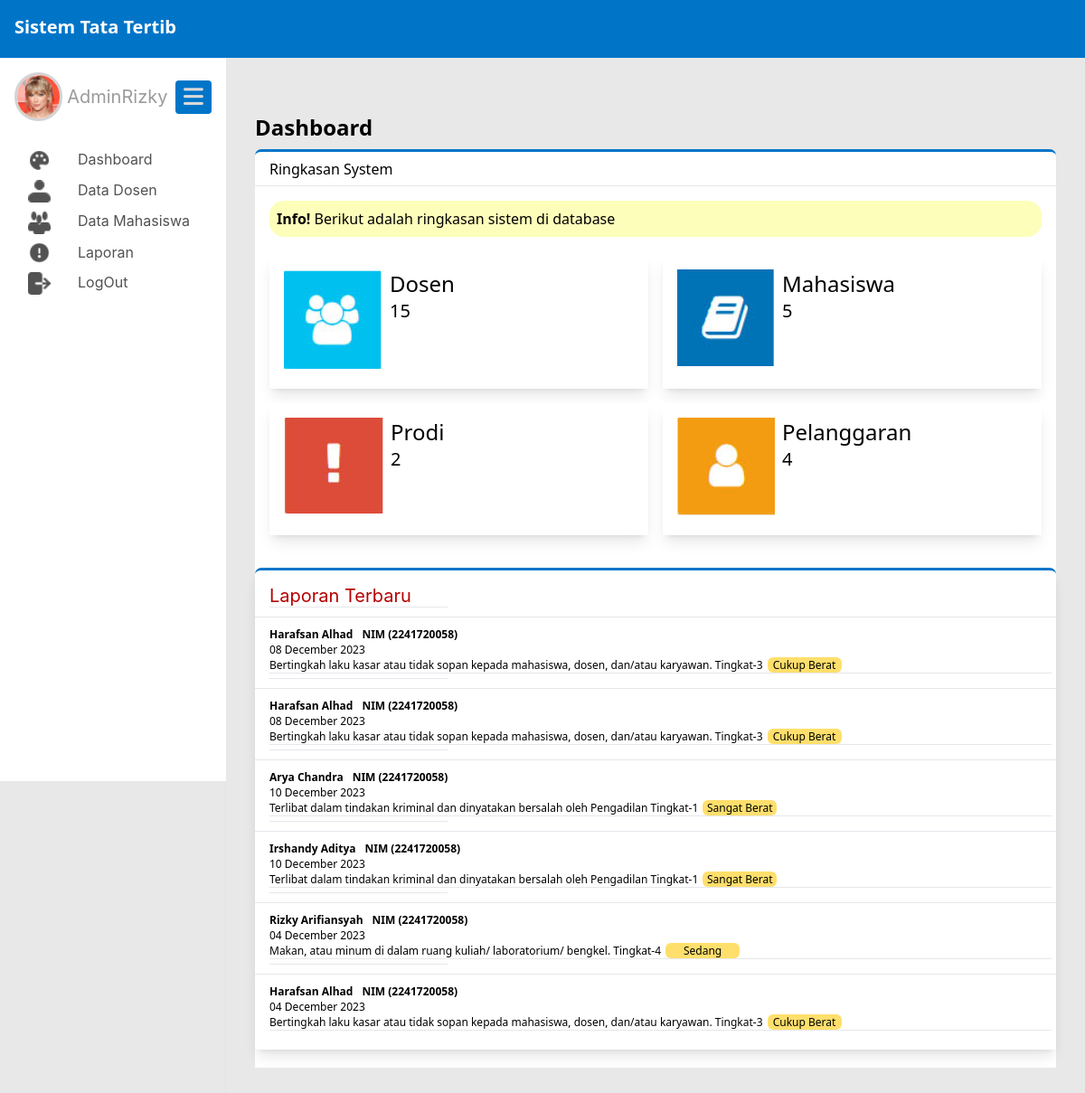
/public/admin (signed in), run on the app's committed database.
### tables this page shows
CREATE TABLE `mahasiswa` (
  `nim` varchar(20) NOT NULL,
  `prodi_id` int(11) NOT NULL,
  `nama` varchar(50) NOT NULL,
  `TTL` varchar(50) NOT NULL,
  `jenis_kelamin` enum('L','P') NOT NULL,
  `alamat` varchar(100) NOT NULL,
  `email` varchar(50) NOT NULL,
  `no_phone` varchar(11) NOT NULL,
  `phone_ortu` varchar(20) NOT NULL,
  `jumlah_pelanggaran` int(11) NOT NULL,
  `mahasiswa_img` varchar(200) NOT NULL,
  `user_id` int(11) NOT NULL
);

CREATE TABLE `pelanggaran` (
  `pelanggaran_id` int(11) NOT NULL,
  `pelanggaran` varchar(200) NOT NULL,
  `tingkat` int(11) NOT NULL,
  `sanksi_pelanggaran` varchar(500) NOT NULL
);

### app/core/Controller.php (called while the page is built, shortened)
<?php
class Controller{
    public function view($view, $data = []){
        require_once '../app/views/' . $view . '.php';
    }
    public function model($model){
        return new $model;
    }
}

### app/controllers/Admin.php (called while the page is built, shortened)
<?php
class Admin extends Controller{
    public function index(){
        $data['judul'] = 'Admin Page';
        $data['dosen'] = $this->model('Admin_model')->hitungDosen();
        $data['mahasiswa'] = $this->model('Admin_model')->hitungMahasiswa();
        $data['pelanggaran'] = $this->model('Admin_model')->hitungPelanggaran();
        $data['prodi'] = $this->model('Admin_model')->hitungProdi();
        $data['laporanTerbaru'] = $this->model('Admin_model')->laporanTerbaru();
        $this->view('admin/index', $data);
    }
}

### app/core/App.php (called while the page is built, shortened)
<?php
class App
{
    protected $method = 'index';
    protected $params = [];
    public function __construct()
    {
        $this->controller = new $this->controller;
        call_user_func_array([$this->controller, $this->method], $this->params);
    }
}

### public/index.php (called while the page is built, shortened)
<?php
$app = new App;

### app/core/Database.php (called while the page is built, shortened)
<?php
class Database
{
    private $host = DB_HOST;
    private $user = DB_USER;
    private $pass = DB_PASS;
    private $db_name = DB_NAME;
    private $dbh;
    private $stmt;
    public function __construct()
    {
        $dsn = 'mysql:host=' . $this->host . ';dbname=' . $this->db_name;
        $option = [
            PDO::ATTR_PERSISTENT => true,
            PDO::ATTR_ERRMODE => PDO::ERRMODE_EXCEPTION
        ];
        try {
            $this->dbh = new PDO($dsn, $this->user, $this->pass, $option);
        } catch (PDOException $e) {
            die($e->getMessage());
        }
    }
    public function query($query)
    {
        $this->stmt = $this->dbh->prepare($query);
    }
    public function execute()
    {
        $this->stmt->execute();
    }
    public function resultSet()
    {
        $this->execute();
        return $this->stmt->fetchAll(PDO::FETCH_ASSOC);
    }
    public function single()
    {
        $this->execute();
        return $this->stmt->fetch(PDO::FETCH_ASSOC);
    }
}

### app/models/Admin_model.php (called while the page is built, shortened)
<?php
class Admin_model
{
    private $table2 = 'mahasiswa';
    private $table3 = 'pengaduan';
    private $table4 = 'pelanggaran';
    private $db;
    public function __construct()
    {
        $this->db = new Database;
    }
    public function hitungDosen()
    {
        $this->db->query('SELECT COUNT(nip) as jumlah_dosen FROM dosen');
        return $this->db->single();
    }
    public function hitungMahasiswa()
    {
        $this->db->query('SELECT COUNT(nim) as jumlah_mahasiswa FROM mahasiswa');
        return $this->db->single();
    }
    public function hitungPelanggaran()
    {
        $this->db->query('SELECT COUNT(pelanggaran_id) as jumlah_pelanggaran FROM pelanggaran');
        return $this->db->single();
    }
    public function hitungProdi()
    {
        $this->db->query('SELECT COUNT(prodi_id) as jumlah_prodi FROM prodi');
        return $this->db->single();
    }
    public function laporanTerbaru()
    {
        $this->db->query('SELECT
            m.nama, m.nim, date_format(p.tanggal_pengaduan, "%d %M %Y") as tanggal_pengaduan, pe.pelanggaran, pe.tingkat
        FROM ' . $this->table2 . ' AS m
        JOIN ' . $this->table3 . ' AS p ON m.nim = p.nim
        JOIN ' . $this->table4 . ' AS pe ON p.pelanggaran_id = pe.pelanggaran_id
        ORDER BY p.pengaduan_id DESC
        LIMIT 10');
        return $this->db->resultSet();
    }
}

### app/views/admin/index.php (the view, shortened to what this page needs)
<div class="flex-1 pl-8 pb-8 pt-6 pr-8 shadow-sm main_content">
  <div id="dashboard">
    <h1 class="text-2xl font-bold mb-2">Dashboard</h1>
    <div class="flex bg-white h-10 items-center shadow-sm subtitle_dashboard">
      <div class="flex-1 ml-4">Ringkasan System</div>
    </div>
    <div class="flex bg-white flex-col xl:flex-row">
      <div class="flex-1 bg-white p-4">
        <div class="flex-1 notif_db h-10 flex items-center pl-2">
        <p><b>Info! </b>Berikut adalah ringkasan sistem di database</p>
        </div>
        <div class="grid grid-cols-2 gap-4 mt-5">
          <div class="bg-white p-4 shadow-lg">
            <div class="inline-flex">
              <img src="<?= BASEURL; ?>/img/dashboard_icon/dosen.png" alt="">
              <div class="block ml-2">
                <div class="text-2xl inline">Dosen</div>
                <div class="text-xl block"><?php echo $data['dosen']['jumlah_dosen'] ?></div>
              </div>
            </div>
          </div>
          <div class="bg-white p-4 shadow-lg">
            <div class="inline-flex">
              <img src="<?= BASEURL; ?>/img/dashboard_icon/jurusan.png" alt="">
              <div class="block ml-2">
                <div class="text-2xl inline">Mahasiswa</div>
                <div class="text-xl block"><?php echo $data['mahasiswa']['jumlah_mahasiswa']?></div>
              </div>
            </div>
          </div>
          <div class="bg-white p-4 shadow-lg">
            <div class="inline-flex">
              <img src="<?= BASEURL; ?>/img/dashboard_icon/pelanggaran.png" alt="">
              <div class="block ml-2">
                <div class="text-2xl inline">Prodi</div>
                <div class="text-xl block"><?php echo $data['prodi']['jumlah_prodi']  ?></div>
              </div>
            </div>
          </div>
          <div class="bg-white p-4 shadow-lg">
            <div class="inline-flex">
              <img src="<?= BASEURL; ?>/img/dashboard_icon/user.png" alt="">
              <div class="block ml-2">
                <div class="text-2xl inline">Pelanggaran</div>
                <div class="text-xl block"><?php echo $data['pelanggaran']['jumlah_pelanggaran']?></div>
              </div>
            </div>
          </div>
        </div>
      </div>
      <div class="flex-1 bg-white pelanggaran_terbaru shadow-lg">
        <h3 class="pelanggaran_tbr_title">Laporan Terbaru</h3>
      <?php
        foreach ($data['laporanTerbaru'] as $row):
      ?>
        <hr class="hr_pelanggaran">
        <hr class="hr_db">
        <div class="biodata_pelanggar">
          <div class="profil_pelanggar flex">
            <p class="nama_pelanggar"><?php echo $row['nama']; ?></p>
            <p class="nim_pelanggar">NIM (<?php echo $data['laporanTerbaru'][0]['nim'] ?>)</p>
          </div>
          <div class="tanggal_pelanggaran_container flex">
            <p class="tanggal_pelanggaran"><?php echo $row['tanggal_pengaduan']?></p>
          </div>
          <div class="penyebab_pelanggaran_container flex">
            <p class="penyebab_pelanggaran"><?php echo $row['pelanggaran'] . " Tingkat-" . $row['tingkat']; ?></p>
            <p><?php
                if ($row['tingkat'] == '1') {
                  echo '<div class="bobot_cukup_berat">Sangat Berat</div>';
                } elseif ($row['tingkat'] == '2') {
                  echo '<div class="bobot_cukup_berat">Berat</div>';
                }elseif ($row['tingkat'] == '3'){
                  echo '<div class="bobot_cukup_berat">Cukup Berat</div>';
                }elseif ($row['tingkat'] == '4'){
                  echo '<div class="bobot_cukup_berat">Sedang</div>';
                }elseif ($row['tingkat'] == '5'){
                  echo '<div class="bobot_cukup_berat">Ringan</div>';
                }
                ?></p>
          </div>
          <hr class="hr_db">
        </div>
                <?php
                  endforeach;
                ?>
      </div>
    </div>
  </div>
</div>

### public/css/style.css (style rules this page uses)
.hr_db { background-color: #746f6f; height: 1px; }
.notif_db { background-color: #fdfeba; width: 100%px; height: 55px; border-radius: 16px; }
.main_content { margin-left: 250px; margin-top: 64px; }
.main { background: #e8e8e8; }
.subtitle_dashboard { border-top: solid; border-radius: 7px 7px 0px 0px; border-color: #0075c8; }
.pelanggaran_terbaru { margin-top: 20px; margin-bottom: 20px; margin-right: 20px; border-top: solid; background: linear-gradient(0deg, #fff 0%, #fff 100%), #fff; padding-top: 16px; padding-bottom: 16px; border-color: #0075c8; border-radius: 7px 7px 0px 0px; width: 100%; height: 382px; overflow-y: scroll; }
.pelanggaran_tbr_title { color: #b60000; font-family: Inter; font-size: 20px; font-style: normal; font-weight: 400; line-height: normal; margin-left: 16px; }
.hr_pelanggaran { width: 197px; height: 1px; background: #b60000; margin-bottom: 10px; margin-left: 16px; }
.bobot_cukup_berat { border-radius: 6px; background: #ffdf6c; width: 82px; height: 17px; flex-shrink: 0; color: #000; font-size: 12px; font-style: normal; font-weight: 400; line-height: normal; margin-left: 5px; display: flex; justify-content: center; }
.biodata_pelanggar { padding: 10px 5px 5px 16px; }
.nama_pelanggar { color: #000; font-size: 12px; font-style: normal; font-weight: 700; line-height: normal; margin-right: 10px; }
.nim_pelanggar { color: #000; font-size: 12px; font-style: normal; font-weight: 700; line-height: normal; }
.tanggal_pelanggaran { color: #000; font-size: 12px; font-style: normal; font-weight: 400; line-height: normal; }
.penyebab_pelanggaran { color: #000; font-size: 12px; font-style: normal; font-weight: 400; line-height: normal; }

### data on the page
mahasiswa: nama "Harafsan Alhad", nim "2241720058", tanggal_pengaduan "08 December 2023", pelanggaran.pelanggaran "Bertingkah laku kasar atau tidak sopan kepada mahasiswa, dosen, dan/atau karyawan.", pelanggaran.tingkat "3", shows "Cukup Berat", tanggal_pengaduan "04 December 2023"
mahasiswa: nama "Arya Chandra", tanggal_pengaduan "10 December 2023", pelanggaran.pelanggaran "Terlibat dalam tindakan kriminal dan dinyatakan bersalah oleh Pengadilan", pelanggaran.tingkat "1", shows "Sangat Berat"
mahasiswa: nama "Irshandy Aditya", tanggal_pengaduan "10 December 2023", pelanggaran.pelanggaran "Terlibat dalam tindakan kriminal dan dinyatakan bersalah oleh Pengadilan", pelanggaran.tingkat "1", shows "Sangat Berat"
mahasiswa: nama "Rizky Arifiansyah", tanggal_pengaduan "04 December 2023", pelanggaran.pelanggaran "Makan, atau minum di dalam ruang kuliah/ laboratorium/ bengkel.", pelanggaran.tingkat "4", shows "Sedang"

### other printed values
$data['dosen']['jumlah_dosen'] "15"
$data['mahasiswa']['jumlah_mahasiswa'] "5"
$data['prodi']['jumlah_prodi'] "2"
$data['pelanggaran']['jumlah_pelanggaran'] "4"
